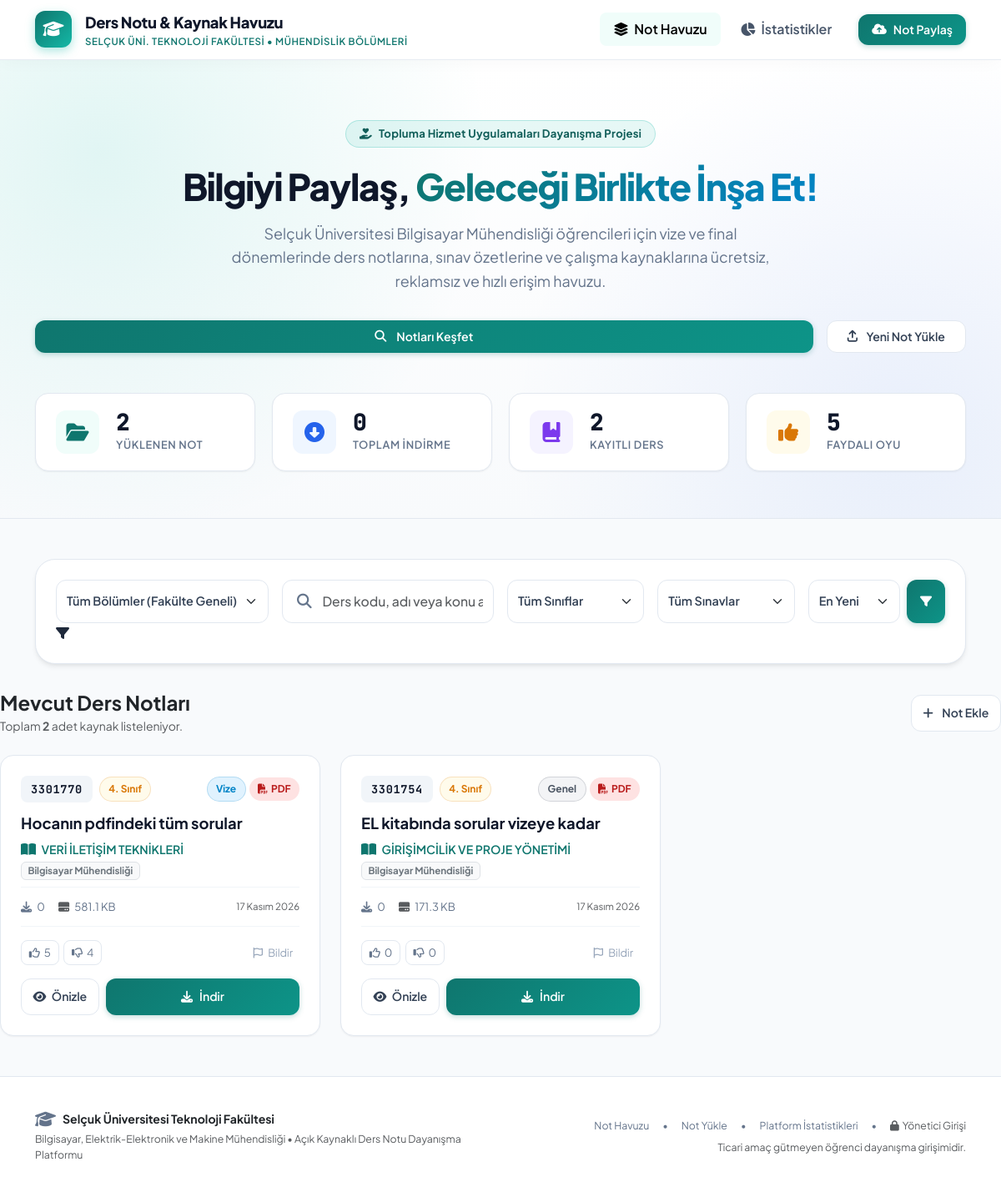
The page / on the database its author committed.
### models.py (models this page shows, shortened)
class Note(db.Model):
    __tablename__ = 'notes'
    id = db.Column(db.Integer, primary_key=True)
    title = db.Column(db.String(200), nullable=False)
    department = db.Column(db.String(100), default='Bilgisayar Mühendisliği', nullable=False, index=True) # Bölüm
    course_code = db.Column(db.String(20), nullable=False, index=True)
    course_name = db.Column(db.String(150), nullable=False)
    class_level = db.Column(db.Integer, nullable=False, index=True)  # 1, 2, 3 veya 4
    exam_type = db.Column(db.String(20), nullable=False, index=True)   # Vize, Final, Genel
    file_path = db.Column(db.String(300), nullable=False)             # uploads içindeki dosya adı
    file_type = db.Column(db.String(10), nullable=False)              # pdf, jpg, png
    file_size = db.Column(db.Integer, default=0)                      # Bayt cinsinden boyut
    description = db.Column(db.Text, nullable=True)                   # İsteğe bağlı ek açıklama
    download_count = db.Column(db.Integer, default=0)
    upvotes = db.Column(db.Integer, default=0)
    downvotes = db.Column(db.Integer, default=0)
    report_count = db.Column(db.Integer, default=0)
    is_approved = db.Column(db.Boolean, default=False, nullable=False, index=True) # Yönetici onayı
    created_at = db.Column(db.DateTime, default=get_utc_now)
    @property
    def formatted_size(self):
        if not self.file_size or self.file_size == 0:
            return "Bilinmiyor"
        size = float(self.file_size)
        for unit in ['B', 'KB', 'MB', 'GB']:
            if size < 1024.0:
                return f"{size:.1f} {unit}"
            size /= 1024.0
        return f"{size:.1f} TB"
    @property
    def formatted_date(self):
        if not self.created_at:
            return ""
        months = [
            "Ocak", "Şubat", "Mart", "Nisan", "Mayıs", "Haziran",
            "Temmuz", "Ağustos", "Eylül", "Ekim", "Kasım", "Aralık"
        ]
        month_name = months[self.created_at.month - 1]
        return f"{self.created_at.day} {month_name} {self.created_at.year}"
    @property
    def badge_class_for_level(self):
        badges = {
            1: "badge-lvl-1",
            2: "badge-lvl-2",
            3: "badge-lvl-3",
            4: "badge-lvl-4"
        }
        return badges.get(self.class_level, "badge-secondary")
    @property
    def badge_class_for_exam(self):
        badges = {
            "Vize": "badge-exam-vize",
            "Final": "badge-exam-final",
            "Genel": "badge-exam-genel"
        }
        return badges.get(self.exam_type, "badge-secondary")

### app.py (the view, shortened to what this page needs)
@app.route('/')
def index():
    query = Note.query.filter_by(is_approved=True)
    search_q = request.args.get('q', '').strip()
    department = request.args.get('department', '').strip()
    class_level = request.args.get('class_level', '').strip()
    exam_type = request.args.get('exam_type', '').strip()
    file_type = request.args.get('file_type', '').strip()
    sort_by = request.args.get('sort', 'newest').strip()
    if department:
        if department in DEPARTMENTS.values():
            query = query.filter(Note.department == department)
        elif department in DEPARTMENTS:
            query = query.filter(Note.department == DEPARTMENTS[department])
    if class_level and class_level.isdigit():
        query = query.filter(Note.class_level == int(class_level))
    if exam_type and exam_type in ['Vize', 'Final', 'Genel']:
        query = query.filter(Note.exam_type == exam_type)
    if file_type:
        if file_type.lower() == 'pdf':
            query = query.filter(Note.file_type == 'pdf')
        elif file_type.lower() == 'image':
            query = query.filter(Note.file_type.in_(['jpg', 'jpeg', 'png']))
    if sort_by == 'popular':
        query = query.order_by(desc(Note.download_count))
    elif sort_by == 'top_rated':
        query = query.order_by(desc(Note.upvotes - Note.downvotes))
    elif sort_by == 'oldest':
        query = query.order_by(Note.created_at.asc())
    else:  # newest
        query = query.order_by(desc(Note.created_at))
    notes = query.all()
    total_notes = Note.query.filter_by(is_approved=True).count()
    total_downloads = db.session.query(func.coalesce(func.sum(Note.download_count), 0)).filter(Note.is_approved == True).scalar() or 0
    total_courses = db.session.query(func.count(func.distinct(Note.course_code))).filter(Note.is_approved == True).scalar() or 0
    total_upvotes = db.session.query(func.coalesce(func.sum(Note.upvotes), 0)).filter(Note.is_approved == True).scalar() or 0
    return render_template(
        'index.html',
        notes=notes,
        total_notes=total_notes,
        total_downloads=total_downloads,
        total_courses=total_courses,
        total_upvotes=total_upvotes,
        departments=DEPARTMENTS,
        current_department=department,
        current_search=search_q,
        current_class=class_level,
        current_exam=exam_type,
        current_file_type=file_type,
        current_sort=sort_by
    )

### templates/index.html (shortened to what this page needs)
{% extends "base.html" %}
{% block content %}
<section class="hero-section text-center">
    <div class="container">
        <div class="hero-pill-badge">
            <i class="fa-solid fa-hand-holding-heart text-teal"></i>
            Topluma Hizmet Uygulamaları Dayanışma Projesi
        </div>
        <h1 class="hero-title">
            Bilgiyi Paylaş, <span class="hero-gradient-text">Geleceği Birlikte İnşa Et!</span>
        </h1>
        <p class="hero-subtitle">
            Selçuk Üniversitesi Bilgisayar Mühendisliği öğrencileri için vize ve final dönemlerinde ders notlarına, sınav özetlerine ve çalışma kaynaklarına ücretsiz, reklamsız ve hızlı erişim havuzu.
        </p>
        <div class="d-flex justify-content-center gap-3 flex-wrap">
            <a href="#exploreNotes" class="btn btn-primary-action px-4 py-2">
                <i class="fa-solid fa-magnifying-glass me-1"></i> Notları Keşfet
            </a>
            <a href="{{ url_for('upload_page') }}" class="btn btn-outline-action px-4 py-2">
                <i class="fa-solid fa-arrow-up-from-bracket me-1"></i> Yeni Not Yükle
            </a>
        </div>
        <div class="stats-strip mt-5">
            <div class="stat-strip-card">
                <div class="stat-strip-icon icon-teal">
                    <i class="fa-solid fa-folder-open"></i>
                </div>
                <div class="text-start">
                    <div class="stat-strip-val">{{ total_notes }}</div>
                    <div class="stat-strip-lbl">Yüklenen Not</div>
                </div>
            </div>
            <div class="stat-strip-card">
                <div class="stat-strip-icon icon-blue">
                    <i class="fa-solid fa-circle-down"></i>
                </div>
                <div class="text-start">
                    <div class="stat-strip-val">{{ total_downloads }}</div>
                    <div class="stat-strip-lbl">Toplam İndirme</div>
                </div>
            </div>
            <div class="stat-strip-card">
                <div class="stat-strip-icon icon-purple">
                    <i class="fa-solid fa-book-bookmark"></i>
                </div>
                <div class="text-start">
                    <div class="stat-strip-val">{{ total_courses }}</div>
                    <div class="stat-strip-lbl">Kayıtlı Ders</div>
                </div>
            </div>
            <div class="stat-strip-card">
                <div class="stat-strip-icon icon-amber">
                    <i class="fa-solid fa-thumbs-up"></i>
                </div>
                <div class="text-start">
                    <div class="stat-strip-val">{{ total_upvotes }}</div>
                    <div class="stat-strip-lbl">Faydalı Oyu</div>
                </div>
            </div>
        </div>
    </div>
</section>
<section class="py-5" id="exploreNotes">
    <div class="container">
        <div class="filter-panel">
            <form method="GET" action="{{ url_for('index') }}" id="filterForm">
                <div class="row g-3">
                    <div class="col-lg-3 col-md-6">
                        <select name="department" class="form-select filter-select">
                            <option value="">Tüm Bölümler (Fakülte Geneli)</option>
                        </select>
                    </div>
                    <div class="col-lg-3 col-md-6">
                        <div class="search-input-wrapper">
                            <i class="fa-solid fa-magnifying-glass search-icon"></i>
                            <input
                                type="text"
                                name="q"
                                class="form-control form-control-search"
                                placeholder="Ders kodu, adı veya konu ara..."
                                value="{{ current_search }}"
                                autocomplete="off"
                            >
                        </div>
                    </div>
                    <div class="col-lg-2 col-md-4 col-sm-6">
                        <select name="class_level" class="form-select filter-select">
                            <option value="">Tüm Sınıflar</option>
                        </select>
                    </div>
                    <div class="col-lg-2 col-md-4 col-sm-6">
                        <select name="exam_type" class="form-select filter-select">
                            <option value="">Tüm Sınavlar</option>
                        </select>
                    </div>
                    <div class="col-lg-2 col-md-4 col-sm-12 d-flex gap-2">
                        <select name="sort" class="form-select filter-select">
                            <option value="newest" {% if current_sort == 'newest' %}selected{% endif %}>En Yeni</option>
                        </select>
                        <button type="submit" class="btn btn-primary-action px-3" title="Filtrele">
                            <i class="fa-solid fa-filter"></i>
                        </button>
                    </div>
                </div>
                            <i class="fa-solid fa-filter"></i>
                    </div>
                </div>
        <div class="d-flex align-items-center justify-content-between mb-4">
            <div>
                <h2 class="h4 fw-bold text-dark mb-1">Mevcut Ders Notları</h2>
                <p class="text-muted small mb-0">Toplam <strong>{{ notes|length }}</strong> adet kaynak listeleniyor.</p>
            </div>
            <a href="{{ url_for('upload_page') }}" class="btn btn-sm btn-outline-action d-none d-md-inline-flex">
                <i class="fa-solid fa-plus me-1"></i> Not Ekle
            </a>
        </div>
        {% if notes %}
        <div class="notes-grid">
            {% for note in notes %}
            <div class="note-card">
                <div>
                    <div class="d-flex align-items-center justify-content-between mb-2">
                        <div class="d-flex align-items-center gap-2">
                            <span class="course-code-tag">{{ note.course_code }}</span>
                            <span class="badge-custom {{ note.badge_class_for_level }}">
                                {{ note.class_level }}. Sınıf
                            </span>
                        </div>
                        <div class="d-flex align-items-center gap-1">
                            <span class="badge-custom {{ note.badge_class_for_exam }}">
                                {{ note.exam_type }}
                            </span>
                            {% if note.file_type == 'pdf' %}
                            <span class="badge-custom badge-file-pdf" title="PDF Dosyası">
                                <i class="fa-solid fa-file-pdf"></i> PDF
                            </span>
                            {% else %}
                            <span class="badge-custom badge-file-img" title="Görsel Dosyası">
                                <i class="fa-solid fa-image"></i> {{ note.file_type|upper }}
                            </span>
                            {% endif %}
                        </div>
                    </div>
                    <h3 class="note-card-title" title="{{ note.title }}">
                        {{ note.title }}
                    </h3>
                    <div class="note-card-course-name d-flex align-items-center justify-content-between flex-wrap gap-1">
                        <div>
                            <i class="fa-solid fa-book-open fs-6 text-teal me-1"></i>
                            <span>{{ note.course_name }}</span>
                        </div>
                        <span class="badge bg-light text-secondary border small" style="font-size: 0.72rem;">
                            {{ note.department }}
                        </span>
                    </div>
                </div>
                <div>
                    <div class="note-meta-row">
                        <div class="d-flex align-items-center gap-3">
                            <span title="İndirme Sayısı">
                                <i class="fa-solid fa-download me-1 text-teal"></i> {{ note.download_count }}
                            </span>
                            <span title="Dosya Boyutu">
                                <i class="fa-solid fa-hard-drive me-1 text-muted"></i> {{ note.formatted_size }}
                            </span>
                        </div>
                        <span class="small text-muted" title="Yüklenme Tarihi">
                            {{ note.formatted_date }}
                        </span>
                    </div>
                    <div class="d-flex align-items-center justify-content-between mb-3">
                        <div class="vote-group">
                            <button
                                type="button"
                                class="btn-vote"
                                data-note-id="{{ note.id }}"
                                data-vote-type="up"
                                title="Faydalı Buldum"
                            >
                                <i class="fa-regular fa-thumbs-up"></i>
                                <span class="vote-count">{{ note.upvotes }}</span>
                            </button>
                            <button
                                type="button"
                                class="btn-vote"
                                data-note-id="{{ note.id }}"
                                data-vote-type="down"
                                title="Yetersiz Buldum"
                            >
                                <i class="fa-regular fa-thumbs-down"></i>
                                <span class="vote-count">{{ note.downvotes }}</span>
                            </button>
                        </div>
                        <button
                            type="button"
                            class="btn-report"
                            data-note-id="{{ note.id }}"
                            data-note-title="{{ note.course_code }} - {{ note.title }}"
                            title="Hatalı veya uygunsuz içerik bildir"
                        >
                            <i class="fa-regular fa-flag me-1"></i> Bildir
                        </button>
                    </div>
                    <div class="note-actions-row">
                        <button
                            type="button"
                            class="btn btn-outline-action btn-preview"
                            data-note-id="{{ note.id }}"
                            data-note-title="{{ note.course_code }} - {{ note.title }}"
                            data-file-type="{{ note.file_type }}"
                        >
                            <i class="fa-solid fa-eye"></i> Önizle
                        </button>
                        <a
                            href="{{ url_for('download_note', id=note.id) }}"
                            class="btn btn-primary-action"
                            download
                        >
                            <i class="fa-solid fa-download"></i> İndir
                        </a>
                    </div>
                </div>
            </div>
            {% endfor %}
        </div>
        {% endif %}
</section>
{% endblock %}

### rows shown on the page
Note: course_code "3301770", class_level "4", exam_type "Vize", file_type "pdf" (drawn), title "Hocanın pdfindeki tüm sorular", course_name "VERİ İLETİŞİM TEKNİKLERİ", department "Bilgisayar Mühendisliği", download_count "0", formatted_size "581.1 KB", formatted_date "17 Kasım 2026", upvotes "5", downvotes "4"
Note: course_code "3301754", class_level "4", exam_type "Genel", file_type "pdf" (drawn), title "EL kitabında sorular vizeye kadar", course_name "GİRİŞİMCİLİK VE PROJE YÖNETİMİ", department "Bilgisayar Mühendisliği", download_count "0", formatted_size "171.3 KB", formatted_date "17 Kasım 2026", upvotes "0", downvotes "0"

### other values the page prints
{{ total_notes }} "2"
{{ total_downloads }} "0"
{{ total_courses }} "2"
{{ total_upvotes }} "5"
{{ notes|length }} "2"
